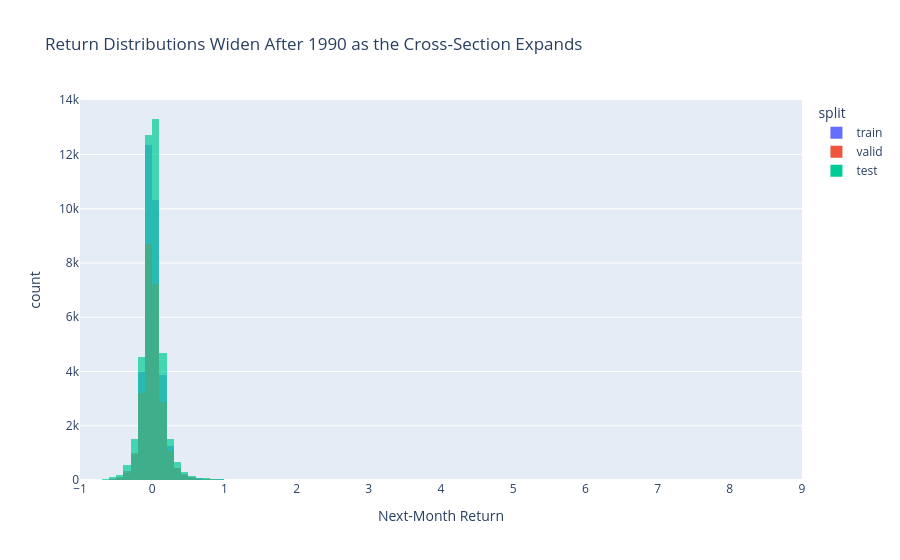

Notebook code for this chart:
### Code cell
# Return distribution
sample_size = min(100_000, len(df))
fig = px.histogram(
    df.sample(n=sample_size, seed=SEED).to_pandas(),  # Convert for Plotly compatibility
    x="ret",
    color="split",
    nbins=100,
    title="Return Distributions Widen After 1990 as the Cross-Section Expands",
    labels={"ret": "Next-Month Return", "count": "Frequency"},
    opacity=0.7,
    barmode="overlay",
)
fig.show()

### Figure 1 — Plotly figure (JSON) as saved in the notebook; plotly's stock layout.template omitted (floating-point values rounded to 4 significant figures; data arrays with more than 128 entries replaced by an {"elided": "..."} marker saying what was removed)
{"data": [{"bingroup": "x", "hovertemplate": "split=train<br>Next-Month Return=%{x}<br>count=%{y}<extra></extra>", "legendgroup": "train", "marker": {"color": "#636efa", "opacity": 0.7, "pattern": {"shape": ""}}, "name": "train", "nbinsx": 100, "orientation": "v", "showlegend": true, "type": "histogram", "x": {"elided": "33899 float values"}, "xaxis": "x", "yaxis": "y"}, {"bingroup": "x", "hovertemplate": "split=valid<br>Next-Month Return=%{x}<br>count=%{y}<extra></extra>", "legendgroup": "valid", "marker": {"color": "#EF553B", "opacity": 0.7, "pattern": {"shape": ""}}, "name": "valid", "nbinsx": 100, "orientation": "v", "showlegend": true, "type": "histogram", "x": {"elided": "25531 float values"}, "xaxis": "x", "yaxis": "y"}, {"bingroup": "x", "hovertemplate": "split=test<br>Next-Month Return=%{x}<br>count=%{y}<extra></extra>", "legendgroup": "test", "marker": {"color": "#00cc96", "opacity": 0.7, "pattern": {"shape": ""}}, "name": "test", "nbinsx": 100, "orientation": "v", "showlegend": true, "type": "histogram", "x": {"elided": "40570 float values"}, "xaxis": "x", "yaxis": "y"}], "layout": {"barmode": "overlay", "legend": {"title": {"text": "split"}, "tracegroupgap": 0}, "title": {"text": "Return Distributions Widen After 1990 as the Cross-Section Expands"}, "xaxis": {"anchor": "y", "domain": [0.0, 1.0], "title": {"text": "Next-Month Return"}}, "yaxis": {"anchor": "x", "domain": [0.0, 1.0], "title": {"text": "count"}}}}
